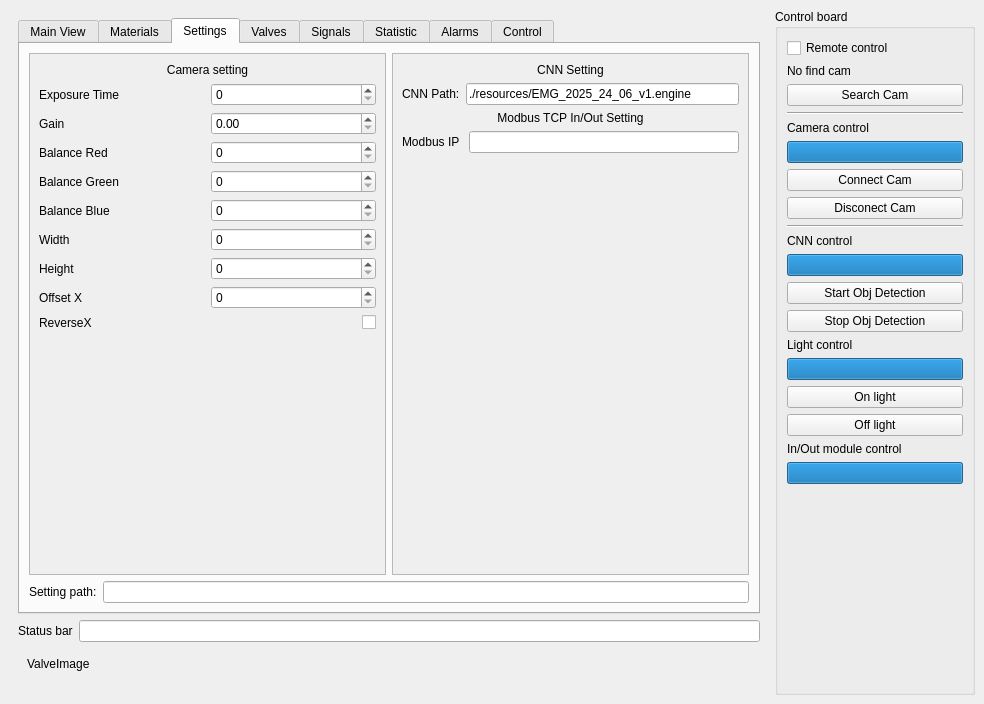
<?xml version="1.0" encoding="UTF-8"?>
<ui version="4.0">
 <class>MainWindow</class>
 <widget class="QMainWindow" name="MainWindow">
  <property name="geometry">
   <rect>
    <x>0</x>
    <y>0</y>
    <width>984</width>
    <height>704</height>
   </rect>
  </property>
  <property name="sizePolicy">
   <sizepolicy hsizetype="Maximum" vsizetype="Preferred">
    <horstretch>0</horstretch>
    <verstretch>0</verstretch>
   </sizepolicy>
  </property>
  <property name="windowTitle">
   <string>MainWindow</string>
  </property>
  <widget class="QWidget" name="centralwidget">
   <layout class="QGridLayout" name="gridLayout_2">
    <item row="0" column="0">
     <widget class="QWidget" name="videoWidget" native="true">
      <property name="autoFillBackground">
       <bool>false</bool>
      </property>
      <layout class="QVBoxLayout" name="verticalLayout">
       <item>
        <widget class="QTabWidget" name="tabWidget">
         <property name="tabPosition">
          <enum>QTabWidget::TabPosition::North</enum>
         </property>
         <property name="tabShape">
          <enum>QTabWidget::TabShape::Rounded</enum>
         </property>
         <property name="currentIndex">
          <number>2</number>
         </property>
         <property name="tabsClosable">
          <bool>false</bool>
         </property>
         <property name="movable">
          <bool>false</bool>
         </property>
         <property name="tabBarAutoHide">
          <bool>false</bool>
         </property>
         <widget class="QWidget" name="mainTab">
          <attribute name="title">
           <string>Main View</string>
          </attribute>
          <layout class="QVBoxLayout" name="verticalLayout_5">
           <item>
            <widget class="QLabel" name="CameraLabel">
             <property name="enabled">
              <bool>true</bool>
             </property>
             <property name="minimumSize">
              <size>
               <width>720</width>
               <height>540</height>
              </size>
             </property>
             <property name="text">
              <string>Camera view</string>
             </property>
             <property name="alignment">
              <set>Qt::AlignmentFlag::AlignCenter</set>
             </property>
            </widget>
           </item>
          </layout>
         </widget>
         <widget class="QWidget" name="MaterialTab">
          <attribute name="title">
           <string>Materials</string>
          </attribute>
          <layout class="QVBoxLayout" name="verticalLayout_19">
           <item>
            <layout class="QVBoxLayout" name="verticalLayout_18"/>
           </item>
          </layout>
         </widget>
         <widget class="QWidget" name="SettingTab">
          <property name="sizePolicy">
           <sizepolicy hsizetype="Preferred" vsizetype="Preferred">
            <horstretch>0</horstretch>
            <verstretch>0</verstretch>
           </sizepolicy>
          </property>
          <attribute name="title">
           <string>Settings</string>
          </attribute>
          <layout class="QVBoxLayout" name="verticalLayout_3">
           <item>
            <layout class="QHBoxLayout" name="horizontalLayout">
             <property name="sizeConstraint">
              <enum>QLayout::SizeConstraint::SetMaximumSize</enum>
             </property>
             <item>
              <layout class="QVBoxLayout" name="verticalLayout_7">
               <item>
                <widget class="QScrollArea" name="scrollArea">
                 <property name="widgetResizable">
                  <bool>true</bool>
                 </property>
                 <widget class="QWidget" name="AascrollAreaWidgetContents">
                  <property name="geometry">
                   <rect>
                    <x>0</x>
                    <y>0</y>
                    <width>352</width>
                    <height>502</height>
                   </rect>
                  </property>
                  <layout class="QVBoxLayout" name="verticalLayout_14">
                   <item>
                    <layout class="QVBoxLayout" name="verticalLayout_4">
                     <item>
                      <widget class="QLabel" name="cameraSettinglabel">
                       <property name="text">
                        <string>Camera setting</string>
                       </property>
                       <property name="alignment">
                        <set>Qt::AlignmentFlag::AlignCenter</set>
                       </property>
                      </widget>
                     </item>
                     <item>
                      <layout class="QHBoxLayout" name="horizontalLayout_2">
                       <item>
                        <widget class="QLabel" name="exposureTime_lable">
                         <property name="text">
                          <string>Exposure Time</string>
                         </property>
                        </widget>
                       </item>
                       <item>
                        <widget class="QSpinBox" name="exposureTime_spinBox"/>
                       </item>
                      </layout>
                     </item>
                     <item>
                      <layout class="QHBoxLayout" name="horizontalLayout_8">
                       <item>
                        <widget class="QLabel" name="gainLable">
                         <property name="text">
                          <string>Gain</string>
                         </property>
                        </widget>
                       </item>
                       <item>
                        <widget class="QDoubleSpinBox" name="gainDoubleSpinBox"/>
                       </item>
                      </layout>
                     </item>
                     <item>
                      <layout class="QHBoxLayout" name="horizontalLayout_9">
                       <item>
                        <widget class="QLabel" name="BalanceRedlabel">
                         <property name="text">
                          <string>Balance Red</string>
                         </property>
                        </widget>
                       </item>
                       <item>
                        <widget class="QSpinBox" name="BalanceRedSpinBox"/>
                       </item>
                      </layout>
                     </item>
                     <item>
                      <layout class="QHBoxLayout" name="horizontalLayout_10">
                       <item>
                        <widget class="QLabel" name="BalanceGreenlabel">
                         <property name="text">
                          <string>Balance Green</string>
                         </property>
                        </widget>
                       </item>
                       <item>
                        <widget class="QSpinBox" name="BalanceGreenspinBox"/>
                       </item>
                      </layout>
                     </item>
                     <item>
                      <layout class="QHBoxLayout" name="horizontalLayout_11">
                       <item>
                        <widget class="QLabel" name="BalanceBuelabel">
                         <property name="text">
                          <string>Balance Blue</string>
                         </property>
                        </widget>
                       </item>
                       <item>
                        <widget class="QSpinBox" name="BalanceBuespinBox"/>
                       </item>
                      </layout>
                     </item>
                     <item>
                      <layout class="QHBoxLayout" name="horizontalLayout_12">
                       <item>
                        <widget class="QLabel" name="Widthlabel">
                         <property name="text">
                          <string>Width</string>
                         </property>
                        </widget>
                       </item>
                       <item>
                        <widget class="QSpinBox" name="WidthspinBox"/>
                       </item>
                      </layout>
                     </item>
                     <item>
                      <layout class="QHBoxLayout" name="horizontalLayout_13">
                       <item>
                        <widget class="QLabel" name="Heightlabel">
                         <property name="text">
                          <string>Height</string>
                         </property>
                        </widget>
                       </item>
                       <item>
                        <widget class="QSpinBox" name="HeightspinBox"/>
                       </item>
                      </layout>
                     </item>
                     <item>
                      <layout class="QHBoxLayout" name="horizontalLayout_14">
                       <item>
                        <widget class="QLabel" name="OffsetXlabel">
                         <property name="text">
                          <string>Offset X</string>
                         </property>
                        </widget>
                       </item>
                       <item>
                        <widget class="QSpinBox" name="OffsetXspinBox"/>
                       </item>
                      </layout>
                     </item>
                     <item>
                      <layout class="QHBoxLayout" name="horizontalLayout_27">
                       <item>
                        <widget class="QLabel" name="reverseXlabel">
                         <property name="text">
                          <string>ReverseX</string>
                         </property>
                        </widget>
                       </item>
                       <item>
                        <widget class="QCheckBox" name="reverseXcheckBox">
                         <property name="sizePolicy">
                          <sizepolicy hsizetype="Minimum" vsizetype="Fixed">
                           <horstretch>0</horstretch>
                           <verstretch>0</verstretch>
                          </sizepolicy>
                         </property>
                         <property name="layoutDirection">
                          <enum>Qt::LayoutDirection::RightToLeft</enum>
                         </property>
                         <property name="text">
                          <string/>
                         </property>
                        </widget>
                       </item>
                      </layout>
                     </item>
                     <item>
                      <spacer name="verticalSpacer_2">
                       <property name="orientation">
                        <enum>Qt::Orientation::Vertical</enum>
                       </property>
                       <property name="sizeHint" stdset="0">
                        <size>
                         <width>20</width>
                         <height>40</height>
                        </size>
                       </property>
                      </spacer>
                     </item>
                    </layout>
                   </item>
                  </layout>
                 </widget>
                </widget>
               </item>
              </layout>
             </item>
             <item>
              <layout class="QVBoxLayout" name="verticalLayout_6">
               <item>
                <layout class="QVBoxLayout" name="verticalLayout_15">
                 <item>
                  <widget class="QScrollArea" name="scrollArea_2">
                   <property name="widgetResizable">
                    <bool>true</bool>
                   </property>
                   <widget class="QWidget" name="AscrollAreaWidgetContents">
                    <property name="geometry">
                     <rect>
                      <x>0</x>
                      <y>0</y>
                      <width>350</width>
                      <height>500</height>
                     </rect>
                    </property>
                    <layout class="QVBoxLayout" name="verticalLayout_16">
                     <item>
                      <layout class="QVBoxLayout" name="verticalLayout_17">
                       <item>
                        <widget class="QLabel" name="cnnSettinglabel">
                         <property name="text">
                          <string>CNN Setting</string>
                         </property>
                         <property name="alignment">
                          <set>Qt::AlignmentFlag::AlignCenter</set>
                         </property>
                        </widget>
                       </item>
                      </layout>
                     </item>
                     <item>
                      <layout class="QHBoxLayout" name="horizontalLayout_5">
                       <item>
                        <widget class="QLabel" name="Cnn_path_lable">
                         <property name="maximumSize">
                          <size>
                           <width>120</width>
                           <height>16777215</height>
                          </size>
                         </property>
                         <property name="text">
                          <string>CNN Path:</string>
                         </property>
                        </widget>
                       </item>
                       <item>
                        <widget class="QLineEdit" name="cnnPathQlineEdit">
                         <property name="enabled">
                          <bool>true</bool>
                         </property>
                         <property name="sizePolicy">
                          <sizepolicy hsizetype="Expanding" vsizetype="Fixed">
                           <horstretch>0</horstretch>
                           <verstretch>0</verstretch>
                          </sizepolicy>
                         </property>
                         <property name="text">
                          <string>./resources/EMG_2025_24_06_v1.engine</string>
                         </property>
                        </widget>
                       </item>
                      </layout>
                     </item>
                     <item>
                      <layout class="QVBoxLayout" name="verticalLayout_8">
                       <item>
                        <widget class="QLabel" name="modbuslabel">
                         <property name="text">
                          <string>Modbus TCP In/Out Setting</string>
                         </property>
                         <property name="alignment">
                          <set>Qt::AlignmentFlag::AlignCenter</set>
                         </property>
                        </widget>
                       </item>
                      </layout>
                     </item>
                     <item>
                      <layout class="QHBoxLayout" name="horizontalLayout_3">
                       <item>
                        <widget class="QLabel" name="modbusIPlabel">
                         <property name="text">
                          <string>Modbus IP </string>
                         </property>
                        </widget>
                       </item>
                       <item>
                        <widget class="QLineEdit" name="modbusIPlineEdit"/>
                       </item>
                      </layout>
                     </item>
                     <item>
                      <spacer name="verticalSpacer_3">
                       <property name="orientation">
                        <enum>Qt::Orientation::Vertical</enum>
                       </property>
                       <property name="sizeHint" stdset="0">
                        <size>
                         <width>20</width>
                         <height>40</height>
                        </size>
                       </property>
                      </spacer>
                     </item>
                    </layout>
                   </widget>
                  </widget>
                 </item>
                </layout>
               </item>
              </layout>
             </item>
            </layout>
           </item>
           <item>
            <layout class="QHBoxLayout" name="horizontalLayout_7">
             <item>
              <widget class="QLabel" name="settingPathlabel">
               <property name="text">
                <string>Setting path:</string>
               </property>
              </widget>
             </item>
             <item>
              <widget class="QLineEdit" name="settingPathlineEdit">
               <property name="enabled">
                <bool>true</bool>
               </property>
              </widget>
             </item>
            </layout>
           </item>
          </layout>
         </widget>
         <widget class="QWidget" name="ValvesTab">
          <attribute name="title">
           <string>Valves</string>
          </attribute>
          <layout class="QVBoxLayout" name="verticalLayout_12">
           <item>
            <widget class="QScrollArea" name="scrollArea_3">
             <property name="widgetResizable">
              <bool>true</bool>
             </property>
             <widget class="QWidget" name="scrollAreaWidgetContents">
              <property name="geometry">
               <rect>
                <x>0</x>
                <y>0</y>
                <width>718</width>
                <height>540</height>
               </rect>
              </property>
              <layout class="QHBoxLayout" name="horizontalLayout_20">
               <item>
                <layout class="QHBoxLayout" name="horizontalLayout_19">
                 <item>
                  <layout class="QVBoxLayout" name="verticalLayout_29">
                   <item>
                    <layout class="QHBoxLayout" name="horizontalLayout_24">
                     <item>
                      <widget class="QLabel" name="lengthToValvesBlockLabel">
                       <property name="text">
                        <string>Length to valves block, m</string>
                       </property>
                      </widget>
                     </item>
                     <item>
                      <widget class="QDoubleSpinBox" name="lengthToValvesBlockdoubleSpinBox"/>
                     </item>
                    </layout>
                   </item>
                   <item>
                    <layout class="QHBoxLayout" name="horizontalLayout_23">
                     <item>
                      <widget class="QLabel" name="numbersOfValvesLabel">
                       <property name="text">
                        <string>Numbers of valves</string>
                       </property>
                      </widget>
                     </item>
                     <item>
                      <widget class="QSpinBox" name="numbersOfValvesSpinBox"/>
                     </item>
                    </layout>
                   </item>
                   <item>
                    <layout class="QHBoxLayout" name="horizontalLayout_25">
                     <item>
                      <widget class="QLabel" name="conveyorSpeedlabel">
                       <property name="text">
                        <string>Conveyor speed, m/s</string>
                       </property>
                      </widget>
                     </item>
                     <item>
                      <widget class="QDoubleSpinBox" name="conveyorSpeeddoubleSpinBox"/>
                     </item>
                    </layout>
                   </item>
                   <item>
                    <layout class="QHBoxLayout" name="horizontalLayout_22">
                     <item>
                      <widget class="QLabel" name="timeOfShotValvelabel">
                       <property name="text">
                        <string>Time of shot valve, s</string>
                       </property>
                      </widget>
                     </item>
                     <item>
                      <widget class="QDoubleSpinBox" name="timeOfShotValvedoubleSpinBox"/>
                     </item>
                    </layout>
                   </item>
                   <item>
                    <layout class="QHBoxLayout" name="horizontalLayout_28">
                     <item>
                      <widget class="QLabel" name="deltaTimeToShotlabel">
                       <property name="text">
                        <string>Delta time to shot, s</string>
                       </property>
                      </widget>
                     </item>
                     <item>
                      <widget class="QDoubleSpinBox" name="deltaTimeToShotdoubleSpinBox"/>
                     </item>
                    </layout>
                   </item>
                   <item>
                    <spacer name="verticalSpacer">
                     <property name="orientation">
                      <enum>Qt::Orientation::Vertical</enum>
                     </property>
                     <property name="sizeHint" stdset="0">
                      <size>
                       <width>20</width>
                       <height>40</height>
                      </size>
                     </property>
                    </spacer>
                   </item>
                  </layout>
                 </item>
                 <item>
                  <layout class="QVBoxLayout" name="verticalLayout_28"/>
                 </item>
                </layout>
               </item>
              </layout>
             </widget>
            </widget>
           </item>
          </layout>
         </widget>
         <widget class="QWidget" name="SignalsTab">
          <attribute name="title">
           <string>Signals</string>
          </attribute>
          <layout class="QVBoxLayout" name="verticalLayout_23">
           <item>
            <layout class="QVBoxLayout" name="verticalLayout_22"/>
           </item>
          </layout>
         </widget>
         <widget class="QWidget" name="StatisticTab">
          <attribute name="title">
           <string>Statistic</string>
          </attribute>
          <layout class="QVBoxLayout" name="verticalLayout_21">
           <item>
            <layout class="QVBoxLayout" name="verticalLayout_20"/>
           </item>
          </layout>
         </widget>
         <widget class="QWidget" name="AlarsTab">
          <attribute name="title">
           <string>Alarms</string>
          </attribute>
          <layout class="QVBoxLayout" name="verticalLayout_13">
           <item>
            <layout class="QVBoxLayout" name="verticalLayout_11">
             <item>
              <layout class="QHBoxLayout" name="horizontalLayout_15"/>
             </item>
             <item>
              <layout class="QHBoxLayout" name="horizontalLayout_4"/>
             </item>
            </layout>
           </item>
          </layout>
         </widget>
         <widget class="QWidget" name="ControlTab">
          <attribute name="title">
           <string>Control</string>
          </attribute>
          <layout class="QVBoxLayout" name="verticalLayout_26">
           <item>
            <layout class="QVBoxLayout" name="verticalLayout_25">
             <item>
              <layout class="QHBoxLayout" name="horizontalLayout_16">
               <item>
                <layout class="QVBoxLayout" name="verticalLayout_27">
                 <item>
                  <layout class="QHBoxLayout" name="horizontalLayout_17">
                   <item>
                    <widget class="QLabel" name="resultingLineRateLabel">
                     <property name="text">
                      <string>Resulting Line Rate(Hz)</string>
                     </property>
                    </widget>
                   </item>
                   <item>
                    <widget class="QSpinBox" name="resultingLineRatespinBox">
                     <property name="enabled">
                      <bool>false</bool>
                     </property>
                    </widget>
                   </item>
                  </layout>
                 </item>
                 <item>
                  <layout class="QHBoxLayout" name="horizontalLayout_18">
                   <item>
                    <widget class="QLabel" name="resultingFrameRatelabel">
                     <property name="text">
                      <string>Resulting Frame Rate(Fps)</string>
                     </property>
                    </widget>
                   </item>
                   <item>
                    <widget class="QDoubleSpinBox" name="resultingFrameRatedoubleSpinBox">
                     <property name="enabled">
                      <bool>false</bool>
                     </property>
                    </widget>
                   </item>
                  </layout>
                 </item>
                 <item>
                  <layout class="QHBoxLayout" name="horizontalLayout_26">
                   <item>
                    <widget class="QLabel" name="cycleTimeCycleCnnlabel">
                     <property name="text">
                      <string>Cycle time cycle CNN</string>
                     </property>
                    </widget>
                   </item>
                   <item>
                    <widget class="QDoubleSpinBox" name="cycleTimeCycleCnndoubleSpinBox">
                     <property name="enabled">
                      <bool>false</bool>
                     </property>
                    </widget>
                   </item>
                  </layout>
                 </item>
                 <item>
                  <layout class="QHBoxLayout" name="horizontalLayout_21">
                   <item>
                    <widget class="QLabel" name="cycleTimeCycleValve">
                     <property name="text">
                      <string>Cycle time cycle valve</string>
                     </property>
                    </widget>
                   </item>
                   <item>
                    <widget class="QDoubleSpinBox" name="cycleTimeCycleValvedoubleSpinBox">
                     <property name="enabled">
                      <bool>false</bool>
                     </property>
                    </widget>
                   </item>
                  </layout>
                 </item>
                 <item>
                  <layout class="QHBoxLayout" name="horizontalLayout_29">
                   <item>
                    <widget class="QLabel" name="label_4">
                     <property name="text">
                      <string>Cycle time modbus</string>
                     </property>
                    </widget>
                   </item>
                   <item>
                    <widget class="QDoubleSpinBox" name="doubleSpinBox">
                     <property name="enabled">
                      <bool>false</bool>
                     </property>
                    </widget>
                   </item>
                  </layout>
                 </item>
                 <item>
                  <spacer name="verticalSpacer_4">
                   <property name="orientation">
                    <enum>Qt::Orientation::Vertical</enum>
                   </property>
                   <property name="sizeHint" stdset="0">
                    <size>
                     <width>20</width>
                     <height>40</height>
                    </size>
                   </property>
                  </spacer>
                 </item>
                </layout>
               </item>
               <item>
                <layout class="QVBoxLayout" name="verticalLayout_9"/>
               </item>
              </layout>
             </item>
            </layout>
           </item>
          </layout>
         </widget>
        </widget>
       </item>
       <item>
        <layout class="QHBoxLayout" name="horizontalLayout_6">
         <item>
          <widget class="QLabel" name="statusBarLable">
           <property name="text">
            <string>Status bar</string>
           </property>
          </widget>
         </item>
         <item>
          <widget class="QLineEdit" name="statusBarlineEdit"/>
         </item>
        </layout>
       </item>
       <item>
        <widget class="QWidget" name="valve_widget" native="true">
         <property name="sizePolicy">
          <sizepolicy hsizetype="Minimum" vsizetype="Minimum">
           <horstretch>0</horstretch>
           <verstretch>0</verstretch>
          </sizepolicy>
         </property>
         <layout class="QVBoxLayout" name="verticalLayout_10">
          <item>
           <widget class="QLabel" name="valveImagelabel">
            <property name="text">
             <string>ValveImage</string>
            </property>
           </widget>
          </item>
         </layout>
        </widget>
       </item>
      </layout>
     </widget>
    </item>
    <item row="0" column="1" rowspan="2">
     <widget class="QGroupBox" name="groupBoxButton">
      <property name="minimumSize">
       <size>
        <width>200</width>
        <height>0</height>
       </size>
      </property>
      <property name="maximumSize">
       <size>
        <width>210</width>
        <height>16777215</height>
       </size>
      </property>
      <property name="title">
       <string>Control board</string>
      </property>
      <layout class="QVBoxLayout" name="verticalLayout_2">
       <item>
        <widget class="QCheckBox" name="remoteControlCheckBox">
         <property name="text">
          <string>Remote control</string>
         </property>
        </widget>
       </item>
       <item>
        <widget class="QLabel" name="camFindLabel">
         <property name="text">
          <string>No find cam</string>
         </property>
        </widget>
       </item>
       <item>
        <widget class="QPushButton" name="pushButtonsearchCam">
         <property name="text">
          <string>Search Cam</string>
         </property>
        </widget>
       </item>
       <item>
        <widget class="Line" name="line">
         <property name="orientation">
          <enum>Qt::Orientation::Horizontal</enum>
         </property>
        </widget>
       </item>
       <item>
        <widget class="QLabel" name="label">
         <property name="text">
          <string>Camera control</string>
         </property>
        </widget>
       </item>
       <item>
        <widget class="QProgressBar" name="cameraStatusProgressBar">
         <property name="value">
          <number>100</number>
         </property>
         <property name="textVisible">
          <bool>false</bool>
         </property>
         <property name="orientation">
          <enum>Qt::Orientation::Horizontal</enum>
         </property>
         <property name="invertedAppearance">
          <bool>false</bool>
         </property>
         <property name="textDirection">
          <enum>QProgressBar::Direction::TopToBottom</enum>
         </property>
         <property name="format">
          <string>%p%</string>
         </property>
        </widget>
       </item>
       <item>
        <widget class="QPushButton" name="pushButtonConnectCam">
         <property name="text">
          <string>Connect Cam</string>
         </property>
        </widget>
       </item>
       <item>
        <widget class="QPushButton" name="pushButtonDisconectCam">
         <property name="text">
          <string>Disconect Cam</string>
         </property>
        </widget>
       </item>
       <item>
        <widget class="Line" name="line_2">
         <property name="orientation">
          <enum>Qt::Orientation::Horizontal</enum>
         </property>
        </widget>
       </item>
       <item>
        <layout class="QVBoxLayout" name="CnnLayout">
         <item>
          <widget class="QLabel" name="cnn_control_label">
           <property name="text">
            <string>CNN control</string>
           </property>
          </widget>
         </item>
         <item>
          <widget class="QProgressBar" name="cnnStatusProgressBar">
           <property name="enabled">
            <bool>true</bool>
           </property>
           <property name="value">
            <number>100</number>
           </property>
           <property name="textVisible">
            <bool>false</bool>
           </property>
           <property name="format">
            <string>%p%</string>
           </property>
          </widget>
         </item>
         <item>
          <widget class="QPushButton" name="pushButtonStartObjDetectCnn">
           <property name="text">
            <string>Start Obj Detection</string>
           </property>
          </widget>
         </item>
         <item>
          <widget class="QPushButton" name="pushButtonStopObjDetectCnn">
           <property name="text">
            <string>Stop Obj Detection</string>
           </property>
          </widget>
         </item>
        </layout>
       </item>
       <item>
        <layout class="QVBoxLayout" name="verticalLayout_24">
         <item>
          <widget class="QLabel" name="label_2">
           <property name="text">
            <string>Light control</string>
           </property>
          </widget>
         </item>
         <item>
          <widget class="QProgressBar" name="lightControlprogressBar">
           <property name="value">
            <number>100</number>
           </property>
           <property name="textVisible">
            <bool>false</bool>
           </property>
          </widget>
         </item>
         <item>
          <widget class="QPushButton" name="pushButton">
           <property name="text">
            <string>On light</string>
           </property>
          </widget>
         </item>
         <item>
          <widget class="QPushButton" name="pushButton_2">
           <property name="text">
            <string>Off light</string>
           </property>
          </widget>
         </item>
        </layout>
       </item>
       <item>
        <layout class="QVBoxLayout" name="verticalLayout_30">
         <item>
          <widget class="QLabel" name="modbusTcpLabel">
           <property name="text">
            <string>In/Out module control</string>
           </property>
          </widget>
         </item>
         <item>
          <widget class="QProgressBar" name="progressBar">
           <property name="value">
            <number>100</number>
           </property>
           <property name="textVisible">
            <bool>false</bool>
           </property>
          </widget>
         </item>
        </layout>
       </item>
       <item>
        <spacer name="verticalSpacer_5">
         <property name="orientation">
          <enum>Qt::Orientation::Vertical</enum>
         </property>
         <property name="sizeHint" stdset="0">
          <size>
           <width>20</width>
           <height>40</height>
          </size>
         </property>
        </spacer>
       </item>
      </layout>
     </widget>
    </item>
   </layout>
  </widget>
 </widget>
 <resources/>
 <connections/>
</ui>
